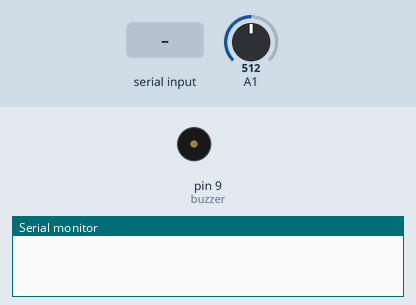
This sketch was run on a simulated Arduino Uno, built with avr-gcc and run on an emulated ATmega328P. Parts: buzzer (waves = sounding), the last lines printed to the serial monitor. The inputs (shaded band) are chosen by the test bench; at power-on: A1 = 512.

Above: at 1.2 s.
1.3 s: "1" received over Serial
At 2.4 s:
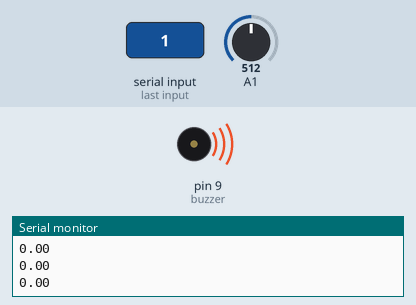
Timing chart, 0 to 4.3 s (numbered marks = the images above; inputs shaded):
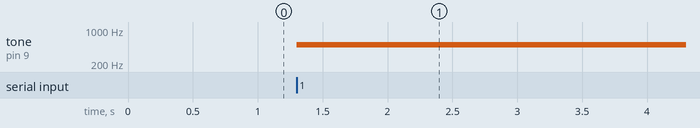

The sketch:

AudioFrequencyDetectorV1-0.ino
```cpp
// (licence header left out)
#include "arduinoFFT.h"

//int inputFrequency = 1000;

#define SAMPLES 128             //SAMPLES-pt FFT. Must be a base 2 number. Max 128 for Arduino Uno.

arduinoFFT FFT = arduinoFFT();

unsigned int samplingPeriod;
unsigned long microSeconds;

double vReal[SAMPLES]; //create vector of size SAMPLES to hold real values
double vImag[SAMPLES]; //create vector of size SAMPLES to hold imaginary values
const int buzzer = 9;
int frequency = 500;
int SAMPLING_FREQUENCY = 2048; //Ts = Based on Nyquist, must be 2 times the highest expected frequency.

void setup()
{
    Serial.begin(115200); //Baud rate for the Serial Monitor
    //Serial.println("===============");
    samplingPeriod = round(1000000*(1.0/SAMPLING_FREQUENCY)); //Period in microseconds
    pinMode(buzzer, OUTPUT);
}

void loop()
{ if (Serial.available()>0){
    tone(buzzer, frequency);
    /*Sample SAMPLES times*/
    for(int i=0; i<SAMPLES; i++)
    {
        microSeconds = micros();    //Returns the number of microseconds since the Arduino board began running the current script.

        vReal[i] = analogRead(1); //Reads the value from analog pin 0 (A0), quantize it and save it as a real term.
        vImag[i] = 0; //Makes imaginary term 0 always
        //00Serial.println(vReal[i]);
        /*remaining wait time between samples if necessary*/
        while(micros() < (microSeconds + samplingPeriod))
        {
          //do nothing
        }
    }

    /*Perform FFT on samples*/
    FFT.Windowing(vReal, SAMPLES, FFT_WIN_TYP_HAMMING, FFT_FORWARD);
    FFT.Compute(vReal, vImag, SAMPLES, FFT_FORWARD);
    FFT.ComplexToMagnitude(vReal, vImag, SAMPLES);

    /*Find peak frequency and print peak*/
    double peak = FFT.MajorPeak(vReal, SAMPLES, samplingPeriod);
    //Serial.println(frequency);
    //Serial.println("=====");
    Serial.println(peak); //Print out the most dominant frequency.

    /*Script stops here. Hardware reset required.*/
    //while (1);
    //frequency = frequency + 10;
    //SAMPLING_FREQUENCY = 2*frequency + 24;

}}
```

Measured:
- after the input at 1.3 s, tone on pin 9 (buzzer): silent → 500 Hz at once
